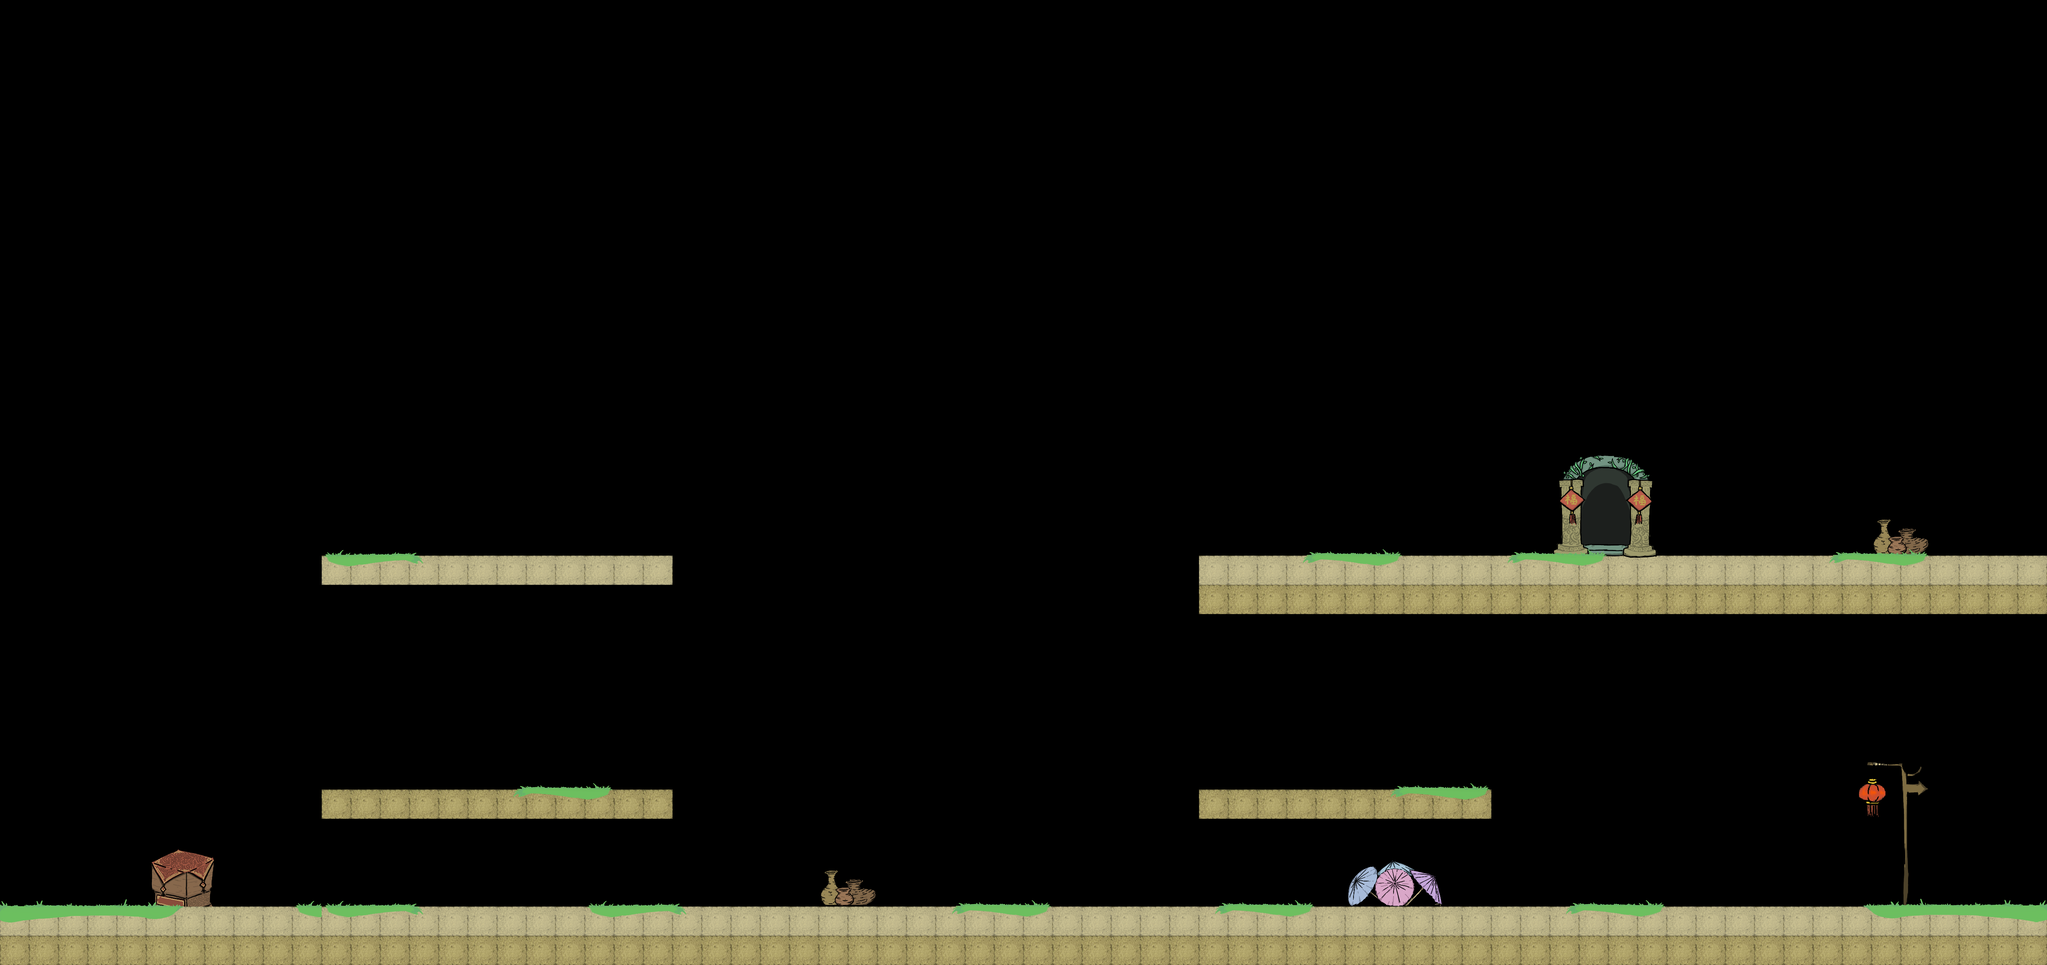

The image is a tile-based game level rendered from a .tmx file. Its description and source (layers, tilesets, objects; grid data summarised) follow:
An orthogonal 70x33 tile map with 84x84 px tiles, 4 tile layers (table, wall, goods, green) and 16 objects.

<map version="1.8" tiledversion="1.8.4" orientation="orthogonal" renderorder="right-down" width="70" height="33" tilewidth="84" tileheight="84" infinite="0" nextlayerid="15" nextobjectid="23">
 <tileset firstgid="1" name="gameMap" tilewidth="84" tileheight="84" tilecount="276" columns="23">
  <image source="gameMap.png" width="1932" height="1010" />
 </tileset>
 <layer id="2" name="table" width="70" height="33">
  <data>[2310 cells, 9 non-empty, 9 distinct tile ids]</data>
 </layer>
 <layer id="1" name="wall" width="70" height="33">
  <data>[2310 cells, 232 non-empty, 2 distinct tile ids]</data>
 </layer>
 <layer id="3" name="goods" width="70" height="33">
  <data>[2310 cells, 48 non-empty, 44 distinct tile ids]</data>
 </layer>
 <layer id="4" name="green" width="70" height="33">
  <data>[2310 cells, 118 non-empty, 44 distinct tile ids]</data>
 </layer>
 <objectgroup id="5" name="sp wtable">
  <object id="14" x="424" y="2436" width="164" height="168" />
 </objectgroup>
 <objectgroup id="6" name="sp stable" />
 <objectgroup id="8" name="sp seesaw">
  <object id="2" gid="54" x="2182.45" y="2014.71" width="1008.45" height="84" />
 </objectgroup>
 <objectgroup id="9" name="sp wall">
  <object id="3" x="12" y="2604" width="5884" height="168" />
  <object id="4" x="5872" y="-36" width="116" height="2804" />
  <object id="6" x="-124" y="-48" width="136" height="2868" />
  <object id="7" x="4" y="-160" width="5880" height="156" />
  <object id="9" x="3452" y="1596" width="2420" height="168" />
  <object id="10" x="928" y="1596" width="1000" height="76" />
  <object id="11" x="920" y="2264" width="1012" height="80" />
  <object id="12" x="3444" y="2256" width="840" height="96" />
 </objectgroup>
 <objectgroup id="10" name="sp platform" />
 <objectgroup id="11" name="sp trampoline" />
 <objectgroup id="12" name="sp monster">
  <object id="18" x="1376" y="1456">
   <properties>
    <property name="name" value="bird" />
   </properties>
   <point />
  </object>
  <object id="19" x="1392" y="2148">
   <properties>
    <property name="name" value="dinosaur" />
   </properties>
   <point />
  </object>
  <object id="20" x="3896" y="2116">
   <properties>
    <property name="name" value="dinosaur" />
   </properties>
   <point />
  </object>
  <object id="21" x="2732" y="2456">
   <properties>
    <property name="name" value="mushroom" />
   </properties>
   <point />
  </object>
 </objectgroup>
 <objectgroup id="13" name="sp door">
  <object id="17" x="4540" y="1348" width="160" height="244" />
 </objectgroup>
 <objectgroup id="14" name="sp boy">
  <object id="16" x="5380" y="2468">
   <point />
  </object>
 </objectgroup>
</map>
